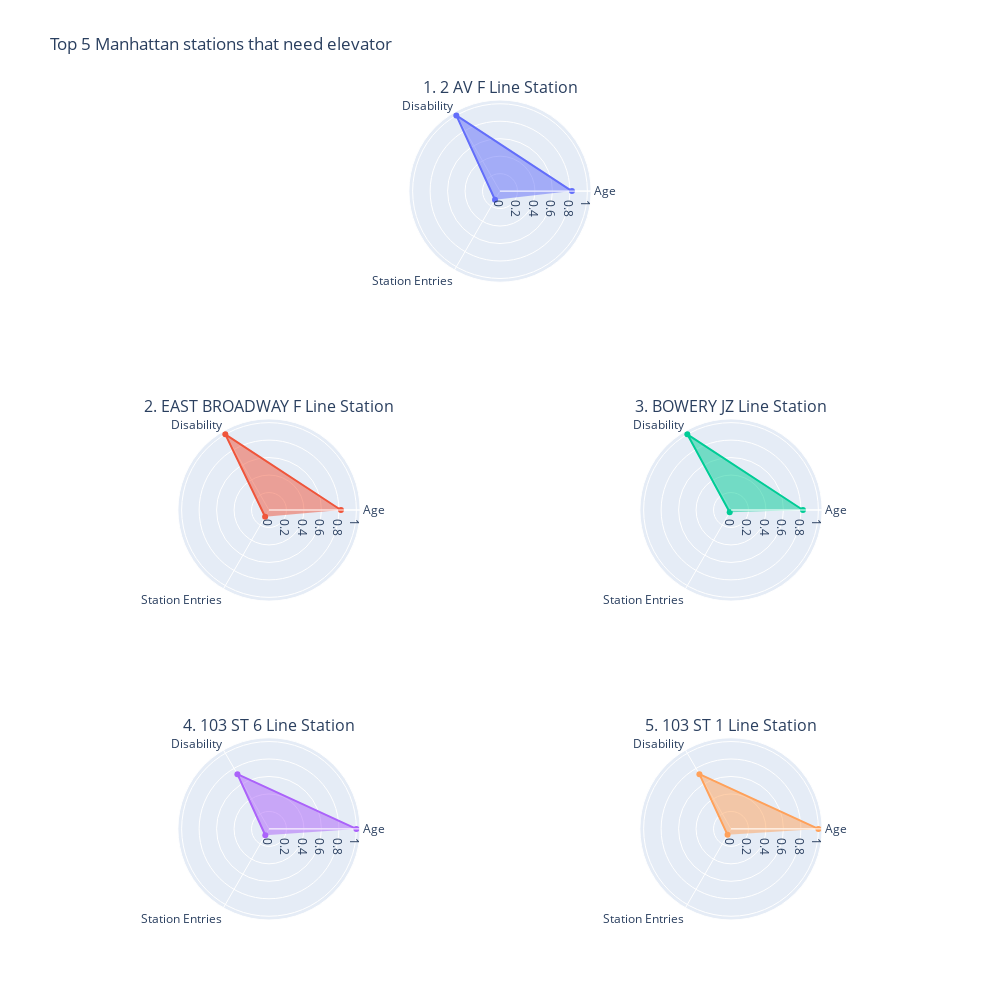

This figure's notebook cell:
### Code cell
subplot_types=[[{"type": "polar", "colspan": 2}, None],
               [{"type": "polar"}, {"type": "polar"}],
               [{"type": "polar"}, {"type": "polar"}]]
       

fig = make_subplots(rows=3, cols=2, specs=subplot_types,
                   subplot_titles=(first_place_name, second_place_name, 
                                   third_place_name, fourth_place_name, 
                                   fifth_place_name))

fig.add_trace(
    go.Scatterpolar(r=first_place_scores, theta=scores, fill='toself'),
    row=1, col=1,
    )

fig.add_trace(
    go.Scatterpolar(r=second_place_scores, theta=scores, fill='toself'),
    row=2, col=1,
    )

fig.add_trace(
    go.Scatterpolar(r=third_place_scores, theta=scores, fill='toself'),
    row=2, col=2,
    )

fig.add_trace(
    go.Scatterpolar(r=fourth_place_scores, theta=scores, fill='toself'),
    row=3, col=1,
    )

fig.add_trace(
    go.Scatterpolar(r=fifth_place_scores, theta=scores, fill='toself'),
    row=3, col=2,
    )

fig.update_layout(height=1000, width=1000, title_text="Top 5 Manhattan stations that need elevator")
fig.update_layout(showlegend=False)
fig.show();

### Figure 1 — Plotly figure (JSON) as saved in the notebook; plotly's stock layout.template omitted (floating-point values rounded to 4 significant figures)
{"data": [{"fill": "toself", "r": [0.8235, 1, 0.1139], "subplot": "polar", "theta": ["Age", "Disability", "Station Entries"], "type": "scatterpolar"}, {"fill": "toself", "r": [0.8235, 1, 0.08857], "subplot": "polar2", "theta": ["Age", "Disability", "Station Entries"], "type": "scatterpolar"}, {"fill": "toself", "r": [0.8235, 1, 0.02976], "subplot": "polar3", "theta": ["Age", "Disability", "Station Entries"], "type": "scatterpolar"}, {"fill": "toself", "r": [1, 0.7232, 0.08449], "subplot": "polar4", "theta": ["Age", "Disability", "Station Entries"], "type": "scatterpolar"}, {"fill": "toself", "r": [1, 0.7232, 0.07877], "subplot": "polar5", "theta": ["Age", "Disability", "Station Entries"], "type": "scatterpolar"}], "layout": {"annotations": [{"font": {"size": 16}, "showarrow": false, "text": "1. 2 AV F Line Station", "x": 0.5, "xanchor": "center", "xref": "paper", "y": 1, "yanchor": "bottom", "yref": "paper"}, {"font": {"size": 16}, "showarrow": false, "text": "2. EAST BROADWAY F Line Station", "x": 0.225, "xanchor": "center", "xref": "paper", "y": 0.6111, "yanchor": "bottom", "yref": "paper"}, {"font": {"size": 16}, "showarrow": false, "text": "3. BOWERY JZ Line Station", "x": 0.775, "xanchor": "center", "xref": "paper", "y": 0.6111, "yanchor": "bottom", "yref": "paper"}, {"font": {"size": 16}, "showarrow": false, "text": "4. 103 ST 6 Line Station", "x": 0.225, "xanchor": "center", "xref": "paper", "y": 0.2222, "yanchor": "bottom", "yref": "paper"}, {"font": {"size": 16}, "showarrow": false, "text": "5. 103 ST 1 Line Station", "x": 0.775, "xanchor": "center", "xref": "paper", "y": 0.2222, "yanchor": "bottom", "yref": "paper"}], "height": 1000, "polar": {"domain": {"x": [0, 1], "y": [0.7778, 1]}}, "polar2": {"domain": {"x": [0, 0.45], "y": [0.3889, 0.6111]}}, "polar3": {"domain": {"x": [0.55, 1], "y": [0.3889, 0.6111]}}, "polar4": {"domain": {"x": [0, 0.45], "y": [0, 0.2222]}}, "polar5": {"domain": {"x": [0.55, 1], "y": [0, 0.2222]}}, "showlegend": false, "title": {"text": "Top 5 Manhattan stations that need elevator"}, "width": 1000}}
